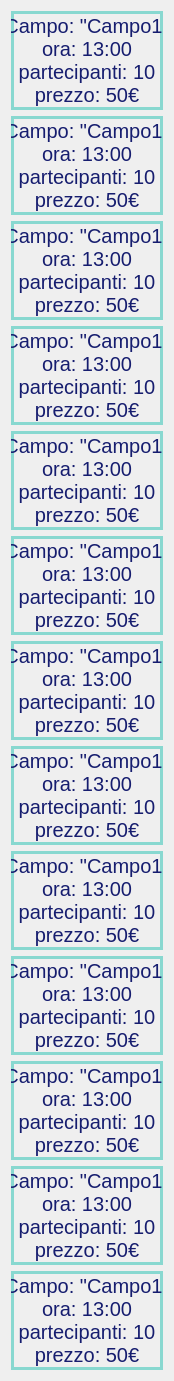
                  <widget class="QWidget" name="scrollAreaWidgetContents">
                   <property name="geometry">
                    <rect>
                     <x>0</x>
                     <y>0</y>
                     <width>148</width>
                     <height>1193</height>
                    </rect>
                   </property>
                   <layout class="QVBoxLayout" name="verticalLayout_2">
                    <item>
                     <widget class="QPushButton" name="prenotazione">
                      <property name="font">
                       <font>
                        <family>Arial</family>
                        <pointsize>15</pointsize>
                        <weight>50</weight>
                        <bold>false</bold>
                       </font>
                      </property>
                      <property name="styleSheet">
                       <string notr="true">QPushButton
{
color:rgb(22, 29, 111);
background-color: rgba(255, 255, 255, 0);
border: 3px solid rgb(136, 216, 208);
padding-left:-10px;
padding-right:-10px;
}

QPushButton:hover
{
color:rgb(22, 29, 111);
background-color: rgba(255, 255, 255, 0);
border-radius:30px;
}

QPushButton:pressed
{
color:rgb(22, 29, 111);
background-color: rgb(136, 216, 208);
border-radius:30px;
}




</string>
                      </property>
                      <property name="text">
                       <string>Campo: &quot;Campo1&quot;
ora: 13:00
partecipanti: 10
prezzo: 50€</string>
                      </property>
                     </widget>
                    </item>
                    <item>
                     <widget class="QPushButton" name="pushButton_3">
                      <property name="font">
                       <font>
                        <family>Arial</family>
                        <pointsize>15</pointsize>
                        <weight>50</weight>
                        <bold>false</bold>
                       </font>
                      </property>
                      <property name="styleSheet">
                       <string notr="true">QPushButton
{
color:rgb(22, 29, 111);
background-color: rgba(255, 255, 255, 0);
border: 3px solid rgb(136, 216, 208);
padding-left:-10px;
padding-right:-10px;
}

QPushButton:hover
{
color:rgb(22, 29, 111);
background-color: rgba(255, 255, 255, 0);
border-radius:30px;
}

QPushButton:pressed
{
color:rgb(22, 29, 111);
background-color: rgb(136, 216, 208);
border-radius:30px;
}




</string>
                      </property>
                      <property name="text">
                       <string>Campo: &quot;Campo1&quot;
ora: 13:00
partecipanti: 10
prezzo: 50€</string>
                      </property>
                     </widget>
                    </item>
                    <item>
                     <widget class="QPushButton" name="pushButton_5">
                      <property name="font">
                       <font>
                        <family>Arial</family>
                        <pointsize>15</pointsize>
                        <weight>50</weight>
                        <bold>false</bold>
                       </font>
                      </property>
                      <property name="styleSheet">
                       <string notr="true">QPushButton
{
color:rgb(22, 29, 111);
background-color: rgba(255, 255, 255, 0);
border: 3px solid rgb(136, 216, 208);
padding-left:-10px;
padding-right:-10px;
}

QPushButton:hover
{
color:rgb(22, 29, 111);
background-color: rgba(255, 255, 255, 0);
border-radius:30px;
}

QPushButton:pressed
{
color:rgb(22, 29, 111);
background-color: rgb(136, 216, 208);
border-radius:30px;
}




</string>
                      </property>
                      <property name="text">
                       <string>Campo: &quot;Campo1&quot;
ora: 13:00
partecipanti: 10
prezzo: 50€</string>
                      </property>
                     </widget>
                    </item>
                    <item>
                     <widget class="QPushButton" name="pushButton_6">
                      <property name="font">
                       <font>
                        <family>Arial</family>
                        <pointsize>15</pointsize>
                        <weight>50</weight>
                        <bold>false</bold>
                       </font>
                      </property>
                      <property name="styleSheet">
                       <string notr="true">QPushButton
{
color:rgb(22, 29, 111);
background-color: rgba(255, 255, 255, 0);
border: 3px solid rgb(136, 216, 208);
padding-left:-10px;
padding-right:-10px;
}

QPushButton:hover
{
color:rgb(22, 29, 111);
background-color: rgba(255, 255, 255, 0);
border-radius:30px;
}

QPushButton:pressed
{
color:rgb(22, 29, 111);
background-color: rgb(136, 216, 208);
border-radius:30px;
}




</string>
                      </property>
                      <property name="text">
                       <string>Campo: &quot;Campo1&quot;
ora: 13:00
partecipanti: 10
prezzo: 50€</string>
                      </property>
                     </widget>
                    </item>
                    <item>
                     <widget class="QPushButton" name="pushButton_7">
                      <property name="font">
                       <font>
                        <family>Arial</family>
                        <pointsize>15</pointsize>
                        <weight>50</weight>
                        <bold>false</bold>
                       </font>
                      </property>
                      <property name="styleSheet">
                       <string notr="true">QPushButton
{
color:rgb(22, 29, 111);
background-color: rgba(255, 255, 255, 0);
border: 3px solid rgb(136, 216, 208);
padding-left:-10px;
padding-right:-10px;
}

QPushButton:hover
{
color:rgb(22, 29, 111);
background-color: rgba(255, 255, 255, 0);
border-radius:30px;
}

QPushButton:pressed
{
color:rgb(22, 29, 111);
background-color: rgb(136, 216, 208);
border-radius:30px;
}




</string>
                      </property>
                      <property name="text">
                       <string>Campo: &quot;Campo1&quot;
ora: 13:00
partecipanti: 10
prezzo: 50€</string>
                      </property>
                     </widget>
                    </item>
                    <item>
                     <widget class="QPushButton" name="pushButton_8">
                      <property name="font">
                       <font>
                        <family>Arial</family>
                        <pointsize>15</pointsize>
                        <weight>50</weight>
                        <bold>false</bold>
                       </font>
                      </property>
                      <property name="styleSheet">
                       <string notr="true">QPushButton
{
color:rgb(22, 29, 111);
background-color: rgba(255, 255, 255, 0);
border: 3px solid rgb(136, 216, 208);
padding-left:-10px;
padding-right:-10px;
}

QPushButton:hover
{
color:rgb(22, 29, 111);
background-color: rgba(255, 255, 255, 0);
border-radius:30px;
}

QPushButton:pressed
{
color:rgb(22, 29, 111);
background-color: rgb(136, 216, 208);
border-radius:30px;
}




</string>
                      </property>
                      <property name="text">
                       <string>Campo: &quot;Campo1&quot;
ora: 13:00
partecipanti: 10
prezzo: 50€</string>
                      </property>
                     </widget>
                    </item>
                    <item>
                     <widget class="QPushButton" name="pushButton_9">
                      <property name="font">
                       <font>
                        <family>Arial</family>
                        <pointsize>15</pointsize>
                        <weight>50</weight>
                        <bold>false</bold>
                       </font>
                      </property>
                      <property name="styleSheet">
                       <string notr="true">QPushButton
{
color:rgb(22, 29, 111);
background-color: rgba(255, 255, 255, 0);
border: 3px solid rgb(136, 216, 208);
padding-left:-10px;
padding-right:-10px;
}

QPushButton:hover
{
color:rgb(22, 29, 111);
background-color: rgba(255, 255, 255, 0);
border-radius:30px;
}

QPushButton:pressed
{
color:rgb(22, 29, 111);
background-color: rgb(136, 216, 208);
border-radius:30px;
}




</string>
                      </property>
                      <property name="text">
                       <string>Campo: &quot;Campo1&quot;
ora: 13:00
partecipanti: 10
prezzo: 50€</string>
                      </property>
                     </widget>
                    </item>
                    <item>
                     <widget class="QPushButton" name="pushButton_10">
                      <property name="font">
                       <font>
                        <family>Arial</family>
                        <pointsize>15</pointsize>
                        <weight>50</weight>
                        <bold>false</bold>
                       </font>
                      </property>
                      <property name="styleSheet">
                       <string notr="true">QPushButton
{
color:rgb(22, 29, 111);
background-color: rgba(255, 255, 255, 0);
border: 3px solid rgb(136, 216, 208);
padding-left:-10px;
padding-right:-10px;
}

QPushButton:hover
{
color:rgb(22, 29, 111);
background-color: rgba(255, 255, 255, 0);
border-radius:30px;
}

QPushButton:pressed
{
color:rgb(22, 29, 111);
background-color: rgb(136, 216, 208);
border-radius:30px;
}




</string>
                      </property>
                      <property name="text">
                       <string>Campo: &quot;Campo1&quot;
ora: 13:00
partecipanti: 10
prezzo: 50€</string>
                      </property>
                     </widget>
                    </item>
                    <item>
                     <widget class="QPushButton" name="pushButton_11">
                      <property name="font">
                       <font>
                        <family>Arial</family>
                        <pointsize>15</pointsize>
                        <weight>50</weight>
                        <bold>false</bold>
                       </font>
                      </property>
                      <property name="styleSheet">
                       <string notr="true">QPushButton
{
color:rgb(22, 29, 111);
background-color: rgba(255, 255, 255, 0);
border: 3px solid rgb(136, 216, 208);
padding-left:-10px;
padding-right:-10px;
}

QPushButton:hover
{
color:rgb(22, 29, 111);
background-color: rgba(255, 255, 255, 0);
border-radius:30px;
}

QPushButton:pressed
{
color:rgb(22, 29, 111);
background-color: rgb(136, 216, 208);
border-radius:30px;
}




</string>
                      </property>
                      <property name="text">
                       <string>Campo: &quot;Campo1&quot;
ora: 13:00
partecipanti: 10
prezzo: 50€</string>
                      </property>
                     </widget>
                    </item>
                    <item>
                     <widget class="QPushButton" name="pushButton_12">
                      <property name="font">
                       <font>
                        <family>Arial</family>
                        <pointsize>15</pointsize>
                        <weight>50</weight>
                        <bold>false</bold>
                       </font>
                      </property>
                      <property name="styleSheet">
                       <string notr="true">QPushButton
{
color:rgb(22, 29, 111);
background-color: rgba(255, 255, 255, 0);
border: 3px solid rgb(136, 216, 208);
padding-left:-10px;
padding-right:-10px;
}

QPushButton:hover
{
color:rgb(22, 29, 111);
background-color: rgba(255, 255, 255, 0);
border-radius:30px;
}

QPushButton:pressed
{
color:rgb(22, 29, 111);
background-color: rgb(136, 216, 208);
border-radius:30px;
}




</string>
                      </property>
                      <property name="text">
                       <string>Campo: &quot;Campo1&quot;
ora: 13:00
partecipanti: 10
prezzo: 50€</string>
                      </property>
                     </widget>
                    </item>
                    <item>
                     <widget class="QPushButton" name="pushButton_13">
                      <property name="font">
                       <font>
                        <family>Arial</family>
                        <pointsize>15</pointsize>
                        <weight>50</weight>
                        <bold>false</bold>
                       </font>
                      </property>
                      <property name="styleSheet">
                       <string notr="true">QPushButton
{
color:rgb(22, 29, 111);
background-color: rgba(255, 255, 255, 0);
border: 3px solid rgb(136, 216, 208);
padding-left:-10px;
padding-right:-10px;
}

QPushButton:hover
{
color:rgb(22, 29, 111);
background-color: rgba(255, 255, 255, 0);
border-radius:30px;
}

QPushButton:pressed
{
color:rgb(22, 29, 111);
background-color: rgb(136, 216, 208);
border-radius:30px;
}




</string>
                      </property>
                      <property name="text">
                       <string>Campo: &quot;Campo1&quot;
ora: 13:00
partecipanti: 10
prezzo: 50€</string>
                      </property>
                     </widget>
                    </item>
                    <item>
                     <widget class="QPushButton" name="pushButton_14">
                      <property name="font">
                       <font>
                        <family>Arial</family>
                        <pointsize>15</pointsize>
                        <weight>50</weight>
                        <bold>false</bold>
                       </font>
                      </property>
                      <property name="styleSheet">
                       <string notr="true">QPushButton
{
color:rgb(22, 29, 111);
background-color: rgba(255, 255, 255, 0);
border: 3px solid rgb(136, 216, 208);
padding-left:-10px;
padding-right:-10px;
}

QPushButton:hover
{
color:rgb(22, 29, 111);
background-color: rgba(255, 255, 255, 0);
border-radius:30px;
}

QPushButton:pressed
{
color:rgb(22, 29, 111);
background-color: rgb(136, 216, 208);
border-radius:30px;
}




</string>
                      </property>
                      <property name="text">
                       <string>Campo: &quot;Campo1&quot;
ora: 13:00
partecipanti: 10
prezzo: 50€</string>
                      </property>
                     </widget>
                    </item>
                    <item>
                     <widget class="QPushButton" name="pushButton_15">
                      <property name="font">
                       <font>
                        <family>Arial</family>
                        <pointsize>15</pointsize>
                        <weight>50</weight>
                        <bold>false</bold>
                       </font>
                      </property>
                      <property name="styleSheet">
                       <string notr="true">QPushButton
{
color:rgb(22, 29, 111);
background-color: rgba(255, 255, 255, 0);
border: 3px solid rgb(136, 216, 208);
padding-left:-10px;
padding-right:-10px;
}

QPushButton:hover
{
color:rgb(22, 29, 111);
background-color: rgba(255, 255, 255, 0);
border-radius:30px;
}

QPushButton:pressed
{
color:rgb(22, 29, 111);
background-color: rgb(136, 216, 208);
border-radius:30px;
}




</string>
                      </property>
                      <property name="text">
                       <string>Campo: &quot;Campo1&quot;
ora: 13:00
partecipanti: 10
prezzo: 50€</string>
                      </property>
                     </widget>
                    </item>
                   </layout>
                  </widget>
